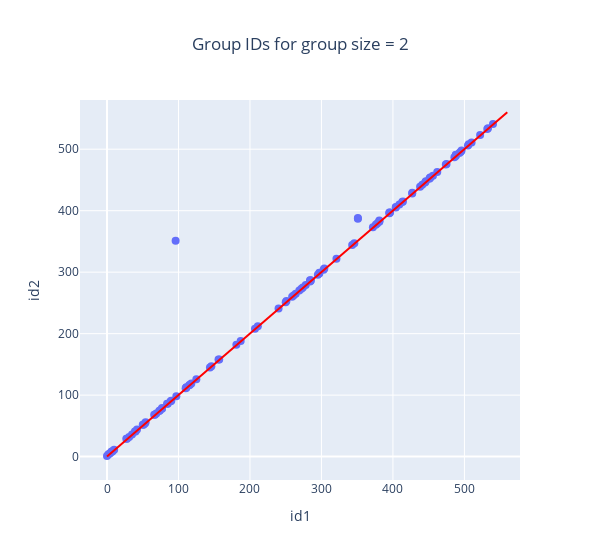

The code cell stored with this chart in its notebook:
### Code cell
# plot a scatterplot of the group's ids with the leftmost id on the x-axis and the rightmost id on the y-axis
from plotly import express as px
from plotly import graph_objects as go

def getLeftID(string):
    return int(string.split(",")[0][1:])
def getRightID(string):
    return int(string.split(",")[1][:-1])
copy = groups2.copy()
copy["id1"] = copy["group"].apply(lambda x: getLeftID(x))
copy["id2"] = copy["group"].apply(lambda x: getRightID(x))

fig1 = px.scatter(copy, x="id1", y="id2", title="Group IDs for group size = 2", labels={"id1": "id1", "id2": "id2"})

# Update the marker properties uniformly
fig1.update_traces(marker=dict(size=8))  # Set uniform marker opacity

# Add the red line trace so it appears on top
fig1.add_shape(
    type="line",
    x0=0, y0=0,
    x1=560, y1=560,
    line=dict(color="red", width=2),
)

# fig size
fig1.update_layout(width=600, height=560)
# title in center
fig1.update_layout(title_x=0.5)
fig1.show()
fig = go.Figure(data=[go.Scatter(x=copy["id1"], y=copy["id2"], mode='markers')])
fig.write_image(plotsPath + "dummyplot.pdf") # Dummy plot needed because otherwise the real plot has a loading bar in the pdf
# fig1.write_image(plotsPath + "groupIDsForGroupSize2MinDur74520.pdf")

### Figure 1 — Plotly figure (JSON) as saved in the notebook; plotly's stock layout.template omitted (floating-point values rounded to 4 significant figures)
{"data": [{"hovertemplate": "id1=%{x}<br>id2=%{y}<extra></extra>", "legendgroup": "", "marker": {"color": "#636efa", "size": 8, "symbol": "circle"}, "mode": "markers", "name": "", "orientation": "v", "showlegend": false, "type": "scatter", "x": [0, 488, 488, 488, 486, 475, 474, 462, 456, 452, 452, 451, 493, 446, 441, 438, 427, 427, 42, 414, 413, 409, 404, 404, 40, 445, 4, 495, 50, 90, 89, 85, 84, 8, 77, 77, 74, 73, 7, 69, 496, 67, 6, 540, 54, 533, 532, 53, 522, 510, 51, 506, 505, 66, 96, 396, 395, 269, 264, 261, 259, 251, 250, 240, 211, 207, 2, 187, 27, 181, 156, 146, 144, 125, 118, 116, 115, 111, 111, 110, 10, 157, 395, 272, 278, 39, 381, 381, 381, 378, 376, 372, 351, 351, 35, 346, 274, 343, 31, 304, 303, 297, 297, 295, 285, 285, 284, 284, 28, 321, 97], "xaxis": "x", "y": [1, 491, 490, 489, 487, 476, 475, 463, 457, 454, 453, 452, 494, 448, 442, 439, 429, 428, 44, 415, 414, 410, 406, 405, 41, 446, 5, 496, 52, 91, 90, 86, 86, 9, 79, 78, 75, 74, 8, 70, 498, 68, 8, 541, 56, 534, 533, 54, 523, 511, 52, 508, 506, 68, 351, 397, 396, 270, 265, 262, 260, 253, 251, 241, 212, 208, 4, 188, 29, 182, 158, 147, 145, 126, 119, 117, 116, 113, 112, 111, 11, 158, 397, 273, 279, 41, 384, 383, 382, 379, 377, 373, 388, 387, 36, 347, 275, 344, 32, 306, 304, 299, 298, 296, 287, 286, 287, 285, 29, 322, 98], "yaxis": "y"}], "layout": {"height": 560, "legend": {"tracegroupgap": 0}, "shapes": [{"line": {"color": "red", "width": 2}, "type": "line", "x0": 0, "x1": 560, "y0": 0, "y1": 560}], "title": {"text": "Group IDs for group size = 2", "x": 0.5}, "width": 600, "xaxis": {"anchor": "y", "domain": [0, 1], "title": {"text": "id1"}}, "yaxis": {"anchor": "x", "domain": [0, 1], "title": {"text": "id2"}}}}
